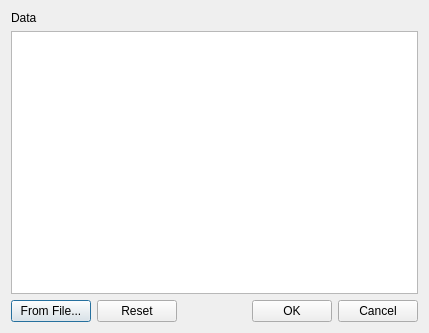
<?xml version="1.0" encoding="UTF-8"?>
<ui version="4.0">
 <class>DataDialog</class>
 <widget class="QDialog" name="DataDialog">
  <property name="geometry">
   <rect>
    <x>0</x>
    <y>0</y>
    <width>429</width>
    <height>333</height>
   </rect>
  </property>
  <property name="windowTitle">
   <string>Input Data</string>
  </property>
  <property name="windowIcon">
   <iconset>
    <normaloff>images/zint.png</normaloff>images/zint.png</iconset>
  </property>
  <property name="modal">
   <bool>true</bool>
  </property>
  <layout class="QVBoxLayout" name="verticalLayout">
   <item>
    <widget class="QLabel" name="label">
     <property name="text">
      <string>Data</string>
     </property>
    </widget>
   </item>
   <item>
    <widget class="QPlainTextEdit" name="txtDataInput">
     <property name="sizePolicy">
      <sizepolicy hsizetype="Expanding" vsizetype="Expanding">
       <horstretch>0</horstretch>
       <verstretch>0</verstretch>
      </sizepolicy>
     </property>
    </widget>
   </item>
   <item>
    <layout class="QHBoxLayout" name="horizontalLayout">
     <property name="sizeConstraint">
      <enum>QLayout::SetDefaultConstraint</enum>
     </property>
     <item>
      <widget class="QPushButton" name="btnFromFile">
       <property name="text">
        <string>From File...</string>
       </property>
      </widget>
     </item>
     <item>
      <widget class="QPushButton" name="btnReset">
       <property name="text">
        <string>Reset</string>
       </property>
      </widget>
     </item>
     <item>
      <spacer name="horizontalSpacer">
       <property name="orientation">
        <enum>Qt::Horizontal</enum>
       </property>
       <property name="sizeHint" stdset="0">
        <size>
         <width>40</width>
         <height>20</height>
        </size>
       </property>
      </spacer>
     </item>
     <item>
      <widget class="QPushButton" name="btnOK">
       <property name="text">
        <string>OK</string>
       </property>
      </widget>
     </item>
     <item>
      <widget class="QPushButton" name="btnCancel">
       <property name="text">
        <string>Cancel</string>
       </property>
      </widget>
     </item>
    </layout>
   </item>
  </layout>
 </widget>
 <resources/>
 <connections/>
</ui>
